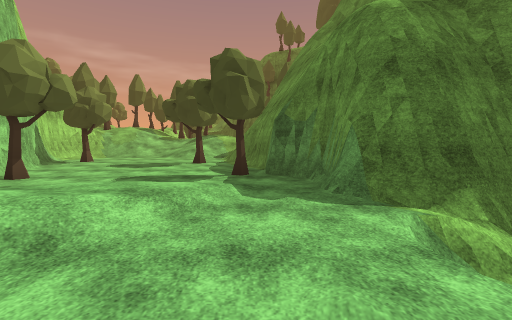
view 1 (above)

17 first-person views from a walk through a Unity game level. The camera is 1.3 m above the floor, tilts 4° down and sees 85° across. The floor is counted in squares, 2 m on a side. Each view is taken from the middle of a square. On the plan, view 1 faces up. The plan holds only what a view shows up to about 9 squares ahead; the rest is blank. The place goes on beyond the plan. Some animated figures are not drawn. Some surface patterns are stand-ins.

view 2
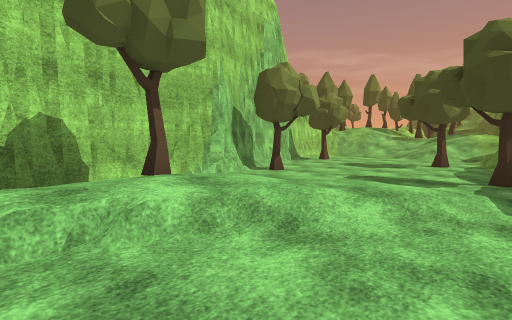

view 3
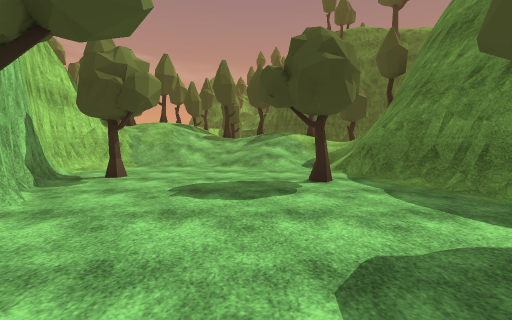

view 4
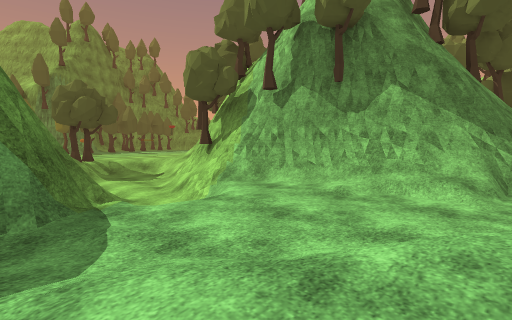

view 5
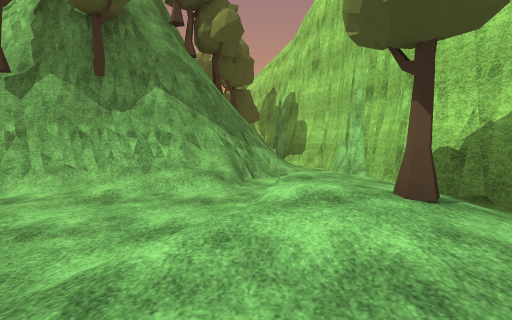

view 6
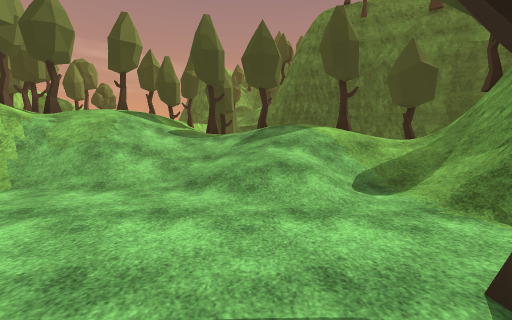

view 7
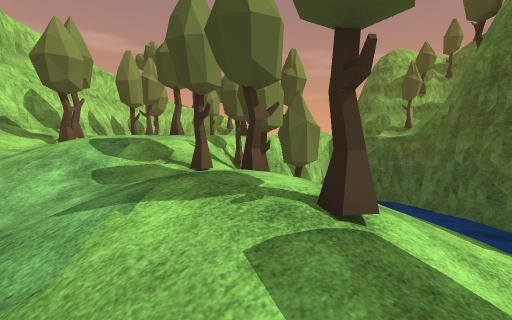

view 8
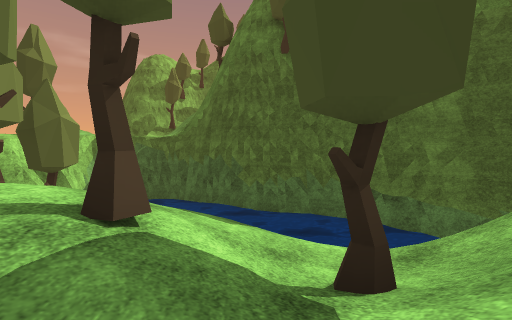

view 9
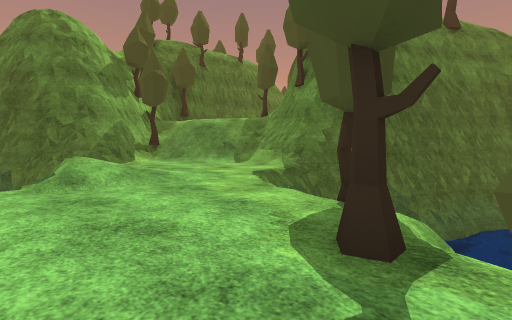

view 10
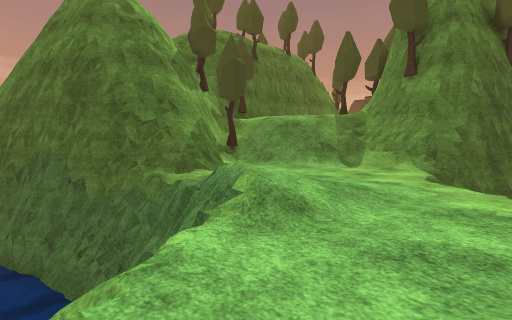

view 11
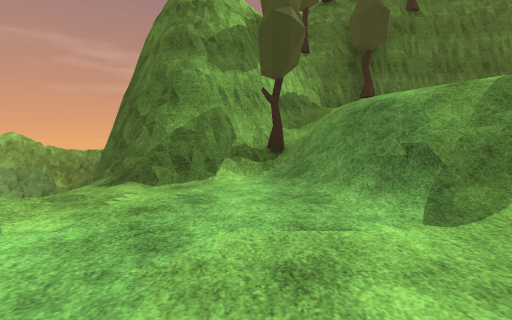

view 12
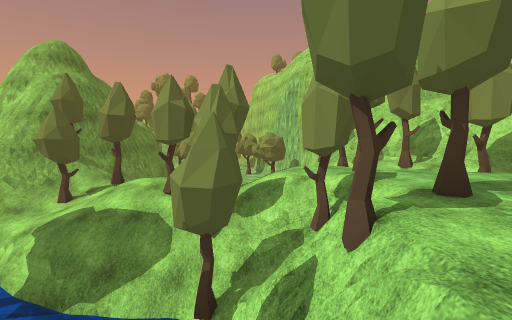

view 13
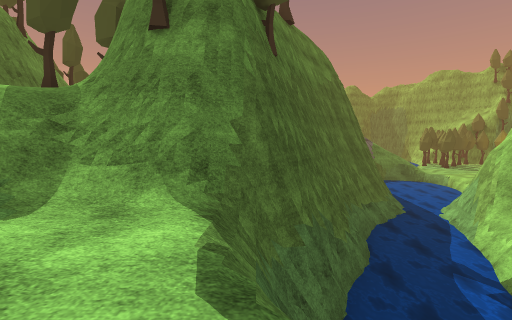

view 14
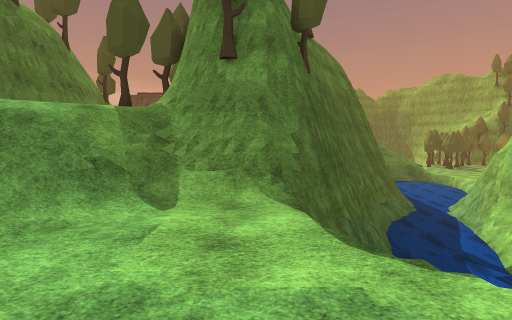

view 15
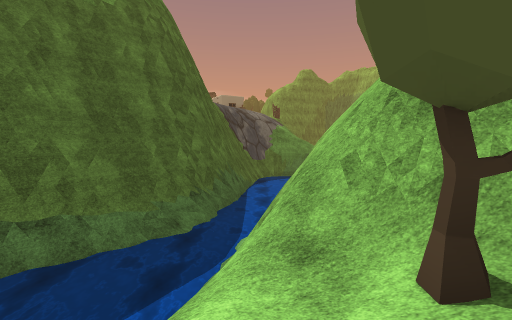

view 16
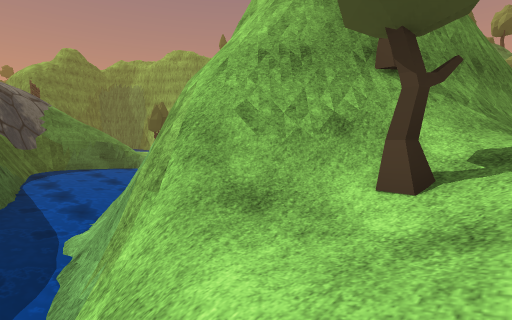

view 17
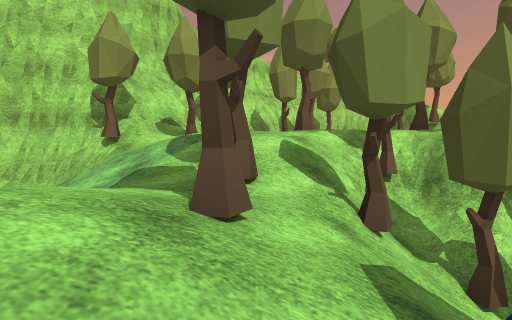

### Floor plan
Key: @ floor where view 1 was taken; # wall or solid block; . main floor; : floor 0.25 m higher than the main floor; + floor 0.75 m higher than the main floor; - floor 1 m lower than the main floor; * floor 1.75 m higher than the main floor; % floor 3 m higher than the main floor; & floor 6 m higher than the main floor; / step, stairs or slope; = window, fence, low wall or low ledge; ≈ water the walk keeps out of; v drop or lower ground; T tree; O other object.
Columns run from 10 left of view 1 to 12 right of it. Each row starts with its distance up from view 1.
 32 vvv   #
 31 vvvvvv########
 30 vvvvv#O/
 29 vv####//
 28 vvv##T//&
 27 ≈vv//%/// TT
 26   v/%%///##
 25  vv/%%%=##
 24 /v//%%%/##
 23 /%%///vv###
 22 %%%%/v vv#####
 21  %%%Tv ≈≈≈######
 20  %%TTv  ≈≈≈≈#####
 19  %%/#/T≈≈≈≈≈≈≈vv###
 18 %%%/T////≈≈≈≈≈vvvv#
 17 T/%T//T////≈≈≈vvvvvvv
 16 // %//TT////vvvvvvvvvvv
 15 #TT///*//T/T=vvvvv≈≈vv
 14 #///////////###  ≈≈≈≈
 13 ##/*///////T#
 12  ##///////###
 11   #/...///#
 10   #/T..../#
  9   ##....T.#
  8    #......#
  7    ##......
  6     #.....T#
  5     #T.....#
  4     ##.///.##
  3     ## ///..###
  2     #//T//..--//  =
  1     ##/+/...///---/
  0      #///.@/##://-
 -1      #/ ./#######
 -2      #//=##
 -3      ##/##
 -4       #/##
 -5       ###

Positions as (right, up) in squares from view 1, and headings:
1: (0, 0), facing up
2: (0, 0), facing up-left
3: (-3, 4), facing up
4: (-2, 4), facing down-right
5: (-2, 4), facing down
6: (-3, 8), facing up
7: (0, 13), facing up-left
8: (0, 13), facing up
9: (-9, 19), facing up-right
10: (-10, 22), facing up-right
11: (-5, 23), facing up
12: (-5, 23), facing down
13: (-6, 23), facing right
14: (-7, 24), facing right
15: (-1, 16), facing right
16: (0, 17), facing down-right
17: (-1, 16), facing left
